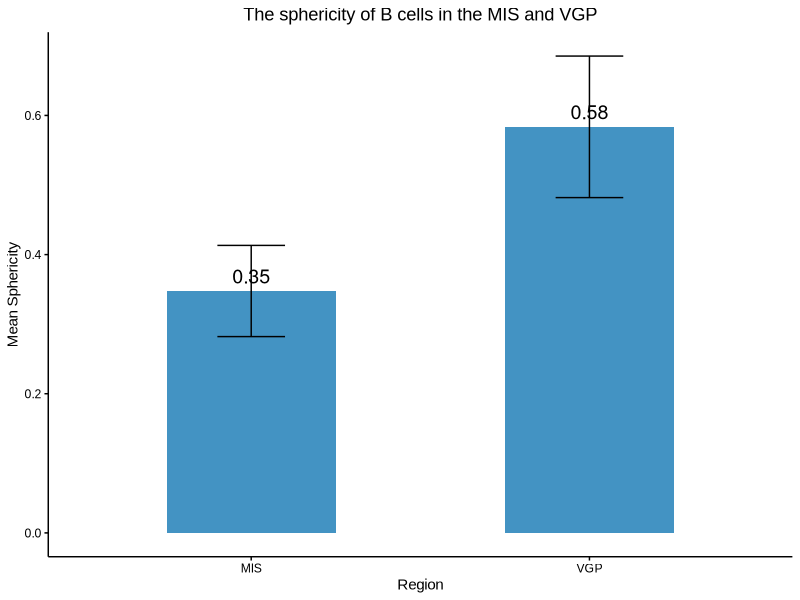
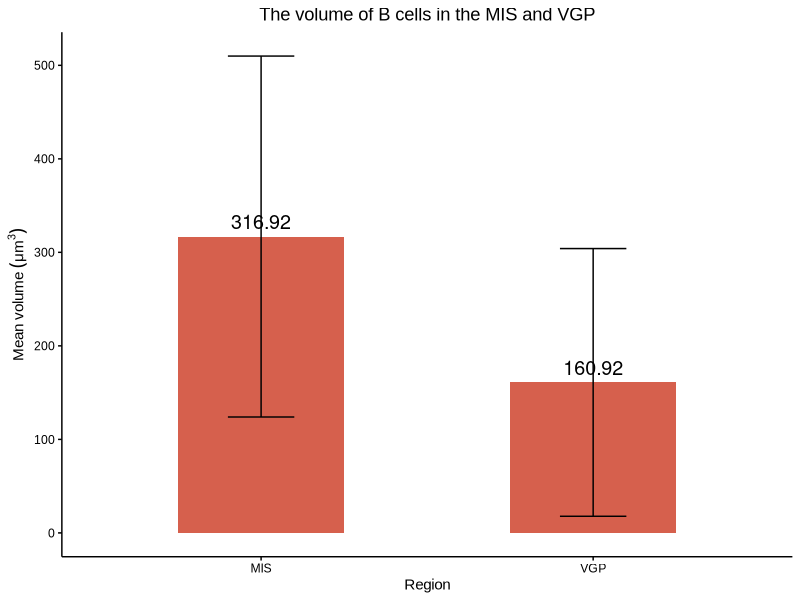

The R script that drew these images, in order:
# Load necessary libraries
library(ggplot2)

# Sphericity data
sphericity <- data.frame(
  Condition = c("MIS", "VGP"),
  sphericity = c(0.347666667, 0.583639708),
  std_sphericity= c(0.065565913, 0.10169758))

# Volume data
volume <- data.frame(
  Condition = c("MIS", "VGP"),
  volume = c(316.9212667, 160.9151947),
  std_volume= c(192.9894597,143.1328829))

# Set theme
theme_jwmin <- function() {
  theme_minimal() +
    theme(
      panel.grid.major = element_blank(),
      panel.grid.minor = element_blank(),
      axis.text = element_text(color = "black"),
      panel.background = element_rect(fill = "transparent", colour = NA),
      plot.background = element_rect(fill = "transparent", colour = NA) ,
      text = element_text(family = "Arial"),
      plot.title = element_text(hjust = 0.5),
      axis.text.x = element_text(color = "black"),
      axis.text.y = element_text(color = "black"),
      axis.line = element_line(colour = "black"),
      axis.ticks = element_line(),
      legend.position="none"
    )
}


plot1 <- ggplot(sphericity, aes(x = Condition, y = sphericity)) +
  geom_bar(stat = "identity", fill = "#4393c3", width = 0.5) +
  geom_errorbar(aes(ymin = sphericity - std_sphericity, ymax = sphericity + std_sphericity), width = 0.2) +
  geom_text(aes(label = round(sphericity, 2)), 
            position = position_dodge(width=0.9), vjust = -0.5, size = 5)+
  ggtitle("The sphericity of B cells in the MIS and VGP") +
  labs(x = "Region", y ="Mean Sphericity") + theme_jwmin() 


# Plot Volume
plot2 <- ggplot(volume, aes(x = Condition, y = volume)) +
  geom_bar(stat = "identity", fill = "#d6604d", width = 0.5) +
  geom_errorbar(aes(ymin = volume - std_volume, ymax = volume + std_volume), width = 0.2) +
  geom_text(aes(label = round(volume,2)), 
            position = position_dodge(width=0.9),  vjust = -0.5, size = 5)+
  ggtitle("The volume of B cells in the MIS and VGP") +
  labs(x = "Region", y = expression("Mean volume" ~(μm^3))) + theme_jwmin() 

# Export an editable plot
save_pdf <- function(g, filename, width=10, height=10) {
  filepath <- paste0("~/Editable_plot/", filename)
  ggsave(plot=g, filename=filepath, width=width, height=height, bg="transparent",
         units="in", device=cairo_pdf)
}

save_pdf(plot1, "The_sphericity_B_cells_plot.pdf")
save_pdf(plot2, "The_volume_B_cells_plot.pdf")